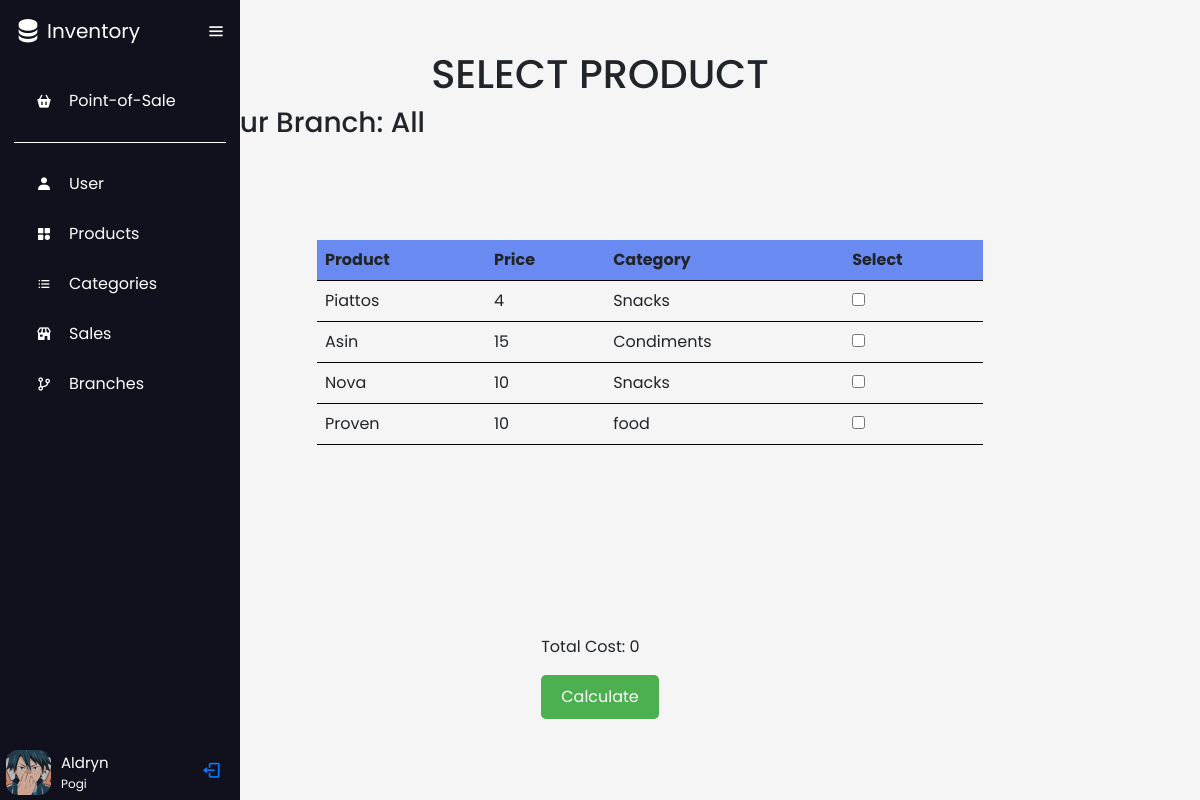
The app's page /pos.php (signed in) with its own data.
### tables this page shows
CREATE TABLE `branches` (
  `id` int(11) NOT NULL,
  `name` varchar(255) NOT NULL
);

CREATE TABLE `products` (
  `id` int(11) NOT NULL,
  `category` varchar(111) NOT NULL,
  `name` varchar(111) NOT NULL,
  `quantity` varchar(25) NOT NULL,
  `buy_price` decimal(25,0) NOT NULL,
  `sale_price` decimal(25,0) NOT NULL,
  `date` datetime NOT NULL
);

CREATE TABLE `categories` (
  `id` int(11) NOT NULL,
  `name` varchar(111) NOT NULL
);

### pos.php (the view, shortened to what this page needs)
<?php include 'conn.php'; ?>
<?php
include 'menubar.php';
$user = $_SESSION['user_id'];
$sql = "SELECT branches.id as branch_id, branches.name as branch_name FROM branches INNER JOIN users ON users.branch_id = branches.id WHERE users.id = '$user'";
$result = mysqli_query($conn, $sql);
$row = mysqli_fetch_assoc($result);
$branch = $row;
$query = "SELECT products.*, c.id as cat_id, c.name as cat_name FROM products INNER JOIN categories as c ON products.category = c.id";
$result = mysqli_query($conn, $query);
?>
<!DOCTYPE html>
<html>
<head>
</head>
<body>
<div class="container">
  <h1>SELECT PRODUCT</h1>
  <div class="category-selector">
    <h3>Your Branch: <?= $branch['branch_name'] ?></h3>
  </div>
  <form action="pos_calculate.php" method="post">
    <table>
      <thead>
        <tr>
          <th>Product</th>
          <th>Price</th>
          <th>Category</th>
          <th>Select</th>
        </tr>
      </thead>
      <tbody>
        <?php while ($row = mysqli_fetch_assoc($result)) { ?>
          <tr>
            <td><?php echo $row['name']; ?></td>
            <td><?php echo $row['sale_price']; ?></td>
            <td><?php echo $row['cat_name']; ?></td>
            <td>
              <input type="checkbox" name="product_id[]" value="<?php echo $row['id']; ?>" onchange="updateSelectedProducts(event)" data-price="<?php echo $row['sale_price']; ?>">
            </td>
          </tr>
        <?php } ?>
      </tbody>
    </table>
    <div>
      <p>Total Cost: <span id="total_cost">0</span></p>
      <input type="submit" value="Calculate">
    </div>
  </form>
</div>
</body>
</html>

### styles.css (style rules this page uses)
* { margin: 0; padding: 0; box-sizing: border-box; font-family: 'Poppins', sans-serif; }
body { position: relative; width: 100%; }
table { width: 60%; margin: 20px auto; border-collapse: collapse; position: relative; left: 50px; top: 50px; }
th, td { padding: 8px; text-align: left; border-bottom: 1px solid rgb(0, 0, 0); }
th { background-color: #698af0; }

### pos.php (style rules this page uses)
body { font-family: Arial, sans-serif; background-color: #f5f5f5; }
h1 { text-align: center; margin-top: 50px; }
form { display: flex; flex-direction: column; align-items: center; margin-top: 30px; gap: 5em; }
input[type='submit'] { padding: 10px 20px; background-color: #4CAF50; color: white; border: none; border-radius: 5px; font-size: 16px; cursor: pointer; }
table { margin-bottom: 10em; }
.category-selector { margin-left: 10em !important; }

### records on screen
branches: name "All"
products: name "Piattos", sale_price "4", categories.name "Snacks"
products: name "Asin", sale_price "15", categories.name "Condiments"
products: name "Nova", sale_price "10", categories.name "Snacks"
products: name "Proven", sale_price "10", categories.name "food"
